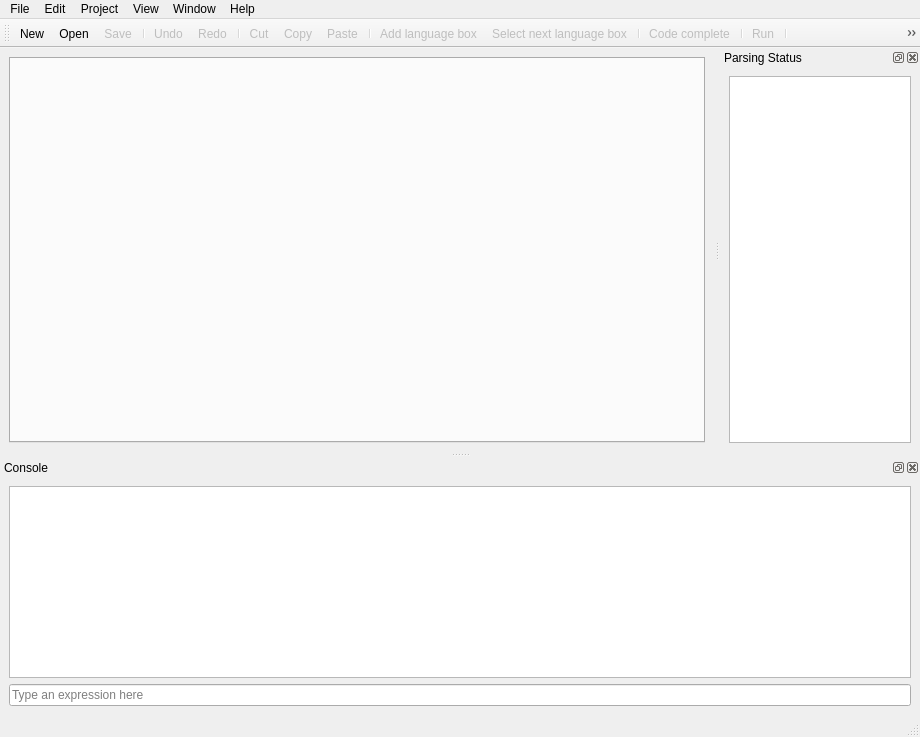
<?xml version="1.0" encoding="UTF-8"?>
<ui version="4.0">
 <class>MainWindow</class>
 <widget class="QMainWindow" name="MainWindow">
  <property name="geometry">
   <rect>
    <x>0</x>
    <y>0</y>
    <width>920</width>
    <height>737</height>
   </rect>
  </property>
  <property name="sizePolicy">
   <sizepolicy hsizetype="Preferred" vsizetype="Preferred">
    <horstretch>0</horstretch>
    <verstretch>0</verstretch>
   </sizepolicy>
  </property>
  <property name="windowTitle">
   <string>Eco - Editor for language composition</string>
  </property>
  <property name="windowIcon">
   <iconset>
    <normaloff>gui/eco.png</normaloff>gui/eco.png</iconset>
  </property>
  <widget class="QWidget" name="centralwidget">
   <layout class="QVBoxLayout" name="verticalLayout_4">
    <item>
     <widget class="QTabWidget" name="tabWidget">
      <property name="currentIndex">
       <number>-1</number>
      </property>
      <property name="tabsClosable">
       <bool>true</bool>
      </property>
      <property name="movable">
       <bool>true</bool>
      </property>
     </widget>
    </item>
   </layout>
  </widget>
  <widget class="QMenuBar" name="menubar">
   <property name="geometry">
    <rect>
     <x>0</x>
     <y>0</y>
     <width>920</width>
     <height>23</height>
    </rect>
   </property>
   <widget class="QMenu" name="menuFile">
    <property name="title">
     <string>File</string>
    </property>
    <widget class="QMenu" name="menuRecent_files">
     <property name="title">
      <string>Recent files</string>
     </property>
     <property name="icon">
      <iconset theme="document-open-recent">
       <normaloff/>
      </iconset>
     </property>
     <addaction name="actionActionDummy"/>
    </widget>
    <addaction name="actionNew"/>
    <addaction name="actionOpen"/>
    <addaction name="menuRecent_files"/>
    <addaction name="separator"/>
    <addaction name="actionSave"/>
    <addaction name="actionSave_as"/>
    <addaction name="actionExport"/>
    <addaction name="actionExportAs"/>
    <addaction name="separator"/>
    <addaction name="actionSettings"/>
    <addaction name="separator"/>
    <addaction name="actionExit"/>
   </widget>
   <widget class="QMenu" name="menuPoject">
    <property name="title">
     <string>Project</string>
    </property>
    <addaction name="actionRun"/>
    <addaction name="actionDebug"/>
    <addaction name="actionProfile"/>
    <addaction name="actionVisualise_automatically"/>
   </widget>
   <widget class="QMenu" name="menuView">
    <property name="title">
     <string>View</string>
    </property>
    <addaction name="actionParse_Tree"/>
    <addaction name="actionStateGraph"/>
    <addaction name="actionPreview"/>
    <addaction name="actionInput_log"/>
    <addaction name="separator"/>
    <addaction name="actionShow_language_boxes"/>
    <addaction name="actionShow_namebinding"/>
    <addaction name="actionShow_indentation"/>
    <addaction name="actionShow_tool_visualisations"/>
    <addaction name="actionShow_lspaceview"/>
   </widget>
   <widget class="QMenu" name="menuInfo">
    <property name="title">
     <string>Help</string>
    </property>
    <addaction name="actionAbout"/>
   </widget>
   <widget class="QMenu" name="menuEdit">
    <property name="title">
     <string>Edit</string>
    </property>
    <widget class="QMenu" name="menuChange_language_box">
     <property name="enabled">
      <bool>false</bool>
     </property>
     <property name="title">
      <string>Change language box</string>
     </property>
     <property name="icon">
      <iconset theme="reload">
       <normaloff/>
      </iconset>
     </property>
     <addaction name="actionDummy"/>
    </widget>
    <addaction name="actionUndo"/>
    <addaction name="actionRedo"/>
    <addaction name="separator"/>
    <addaction name="actionCut"/>
    <addaction name="actionCopy"/>
    <addaction name="actionPaste"/>
    <addaction name="separator"/>
    <addaction name="actionSelect_all"/>
    <addaction name="separator"/>
    <addaction name="actionFind"/>
    <addaction name="actionFind_next"/>
    <addaction name="separator"/>
    <addaction name="actionAdd_language_box"/>
    <addaction name="actionSelect_next_language_box"/>
    <addaction name="menuChange_language_box"/>
    <addaction name="separator"/>
    <addaction name="actionCode_complete"/>
   </widget>
   <widget class="QMenu" name="menuWindow">
    <property name="title">
     <string>Window</string>
    </property>
   </widget>
   <addaction name="menuFile"/>
   <addaction name="menuEdit"/>
   <addaction name="menuPoject"/>
   <addaction name="menuView"/>
   <addaction name="menuWindow"/>
   <addaction name="menuInfo"/>
  </widget>
  <widget class="QStatusBar" name="statusbar"/>
  <widget class="QToolBar" name="toolBar">
   <property name="windowTitle">
    <string>toolBar</string>
   </property>
   <property name="iconSize">
    <size>
     <width>16</width>
     <height>16</height>
    </size>
   </property>
   <attribute name="toolBarArea">
    <enum>TopToolBarArea</enum>
   </attribute>
   <attribute name="toolBarBreak">
    <bool>false</bool>
   </attribute>
   <addaction name="actionNew"/>
   <addaction name="actionOpen"/>
   <addaction name="actionSave"/>
   <addaction name="separator"/>
   <addaction name="actionUndo"/>
   <addaction name="actionRedo"/>
   <addaction name="separator"/>
   <addaction name="actionCut"/>
   <addaction name="actionCopy"/>
   <addaction name="actionPaste"/>
   <addaction name="separator"/>
   <addaction name="actionAdd_language_box"/>
   <addaction name="actionSelect_next_language_box"/>
   <addaction name="separator"/>
   <addaction name="actionCode_complete"/>
   <addaction name="separator"/>
   <addaction name="actionRun"/>
   <addaction name="separator"/>
   <addaction name="actionDebug"/>
   <addaction name="actionContinue"/>
   <addaction name="actionStop"/>
   <addaction name="separator"/>
   <addaction name="actionStepInto"/>
   <addaction name="actionStepOver"/>
  </widget>
  <widget class="QDockWidget" name="dockWidget_2">
   <property name="maximumSize">
    <size>
     <width>200</width>
     <height>524287</height>
    </size>
   </property>
   <property name="windowTitle">
    <string>Parsing Status</string>
   </property>
   <attribute name="dockWidgetArea">
    <number>2</number>
   </attribute>
   <widget class="QWidget" name="dockWidgetContents_2">
    <layout class="QHBoxLayout" name="horizontalLayout_5">
     <item>
      <widget class="QTreeWidget" name="treeWidget">
       <property name="alternatingRowColors">
        <bool>false</bool>
       </property>
       <property name="textElideMode">
        <enum>Qt::ElideRight</enum>
       </property>
       <property name="indentation">
        <number>20</number>
       </property>
       <property name="rootIsDecorated">
        <bool>false</bool>
       </property>
       <property name="uniformRowHeights">
        <bool>false</bool>
       </property>
       <property name="animated">
        <bool>false</bool>
       </property>
       <property name="allColumnsShowFocus">
        <bool>false</bool>
       </property>
       <attribute name="headerVisible">
        <bool>false</bool>
       </attribute>
       <column>
        <property name="text">
         <string>1</string>
        </property>
       </column>
      </widget>
     </item>
    </layout>
   </widget>
  </widget>
  <widget class="QDockWidget" name="dockWidget">
   <property name="windowTitle">
    <string>Console</string>
   </property>
   <attribute name="dockWidgetArea">
    <number>8</number>
   </attribute>
   <widget class="QWidget" name="dockWidgetContents">
    <layout class="QVBoxLayout" name="verticalLayout">
     <item>
      <widget class="QTextEdit" name="teConsole">
       <property name="readOnly">
        <bool>true</bool>
       </property>
      </widget>
     </item>
     <item>
      <widget class="QLineEdit" name="expressionBox">
       <property name="placeholderText">
        <string>Type an expression here</string>
       </property>
      </widget>
     </item>
    </layout>
   </widget>
  </widget>
  <action name="actionImport">
   <property name="icon">
    <iconset theme="document-import">
     <normaloff>../../../../../.designer</normaloff>../../../../../.designer</iconset>
   </property>
   <property name="text">
    <string>Import...</string>
   </property>
  </action>
  <action name="actionOpen">
   <property name="icon">
    <iconset theme="document-open">
     <normaloff>../../../../../.designer</normaloff>../../../../../.designer</iconset>
   </property>
   <property name="text">
    <string>Open...</string>
   </property>
   <property name="shortcut">
    <string>Ctrl+O</string>
   </property>
  </action>
  <action name="actionSave">
   <property name="enabled">
    <bool>false</bool>
   </property>
   <property name="icon">
    <iconset theme="document-save">
     <normaloff>../../../../../.designer</normaloff>../../../../../.designer</iconset>
   </property>
   <property name="text">
    <string>Save</string>
   </property>
   <property name="shortcut">
    <string>Ctrl+S</string>
   </property>
  </action>
  <action name="actionNew">
   <property name="icon">
    <iconset theme="document-new">
     <normaloff>../../../../../.designer</normaloff>../../../../../.designer</iconset>
   </property>
   <property name="text">
    <string>New...</string>
   </property>
   <property name="shortcut">
    <string>Ctrl+N</string>
   </property>
  </action>
  <action name="actionRun">
   <property name="enabled">
    <bool>false</bool>
   </property>
   <property name="icon">
    <iconset theme="system-run">
     <normaloff>../../../../../.designer/backup</normaloff>../../../../../.designer/backup</iconset>
   </property>
   <property name="text">
    <string>Run</string>
   </property>
  </action>
  <action name="actionParse_Tree">
   <property name="checkable">
    <bool>false</bool>
   </property>
   <property name="checked">
    <bool>false</bool>
   </property>
   <property name="enabled">
    <bool>false</bool>
   </property>
   <property name="text">
    <string>Tree</string>
   </property>
  </action>
  <action name="actionAbout">
   <property name="icon">
    <iconset theme="help-about">
     <normaloff>../../../../../.designer/backup</normaloff>../../../../../.designer/backup</iconset>
   </property>
   <property name="text">
    <string>About</string>
   </property>
  </action>
  <action name="actionStateGraph">
   <property name="enabled">
    <bool>false</bool>
   </property>
   <property name="text">
    <string>StateGraph</string>
   </property>
  </action>
  <action name="actionUndo">
   <property name="enabled">
    <bool>false</bool>
   </property>
   <property name="icon">
    <iconset theme="edit-undo">
     <normaloff/>
    </iconset>
   </property>
   <property name="text">
    <string>Undo</string>
   </property>
   <property name="shortcut">
    <string>Ctrl+Z</string>
   </property>
  </action>
  <action name="actionRedo">
   <property name="enabled">
    <bool>false</bool>
   </property>
   <property name="icon">
    <iconset theme="edit-redo">
     <normaloff/>
    </iconset>
   </property>
   <property name="text">
    <string>Redo</string>
   </property>
   <property name="shortcut">
    <string>Ctrl+Shift+Z</string>
   </property>
  </action>
  <action name="actionCut">
   <property name="enabled">
    <bool>false</bool>
   </property>
   <property name="icon">
    <iconset theme="edit-cut">
     <normaloff/>
    </iconset>
   </property>
   <property name="text">
    <string>Cut</string>
   </property>
   <property name="shortcut">
    <string>Ctrl+X</string>
   </property>
  </action>
  <action name="actionCopy">
   <property name="enabled">
    <bool>false</bool>
   </property>
   <property name="icon">
    <iconset theme="edit-copy">
     <normaloff/>
    </iconset>
   </property>
   <property name="text">
    <string>Copy</string>
   </property>
   <property name="shortcut">
    <string>Ctrl+C</string>
   </property>
  </action>
  <action name="actionPaste">
   <property name="enabled">
    <bool>false</bool>
   </property>
   <property name="icon">
    <iconset theme="edit-paste">
     <normaloff/>
    </iconset>
   </property>
   <property name="text">
    <string>Paste</string>
   </property>
   <property name="shortcut">
    <string>Ctrl+V</string>
   </property>
  </action>
  <action name="actionSave_as">
   <property name="enabled">
    <bool>false</bool>
   </property>
   <property name="icon">
    <iconset theme="document-save-as">
     <normaloff>../../../../../.designer/backup</normaloff>../../../../../.designer/backup</iconset>
   </property>
   <property name="text">
    <string>Save as...</string>
   </property>
   <property name="shortcut">
    <string>Ctrl+Shift+S</string>
   </property>
  </action>
  <action name="actionAdd_language_box">
   <property name="enabled">
    <bool>false</bool>
   </property>
   <property name="icon">
    <iconset theme="list-add">
     <normaloff/>
    </iconset>
   </property>
   <property name="text">
    <string>Add language box</string>
   </property>
   <property name="shortcut">
    <string>Ctrl+L</string>
   </property>
  </action>
  <action name="actionSelect_next_language_box">
   <property name="enabled">
    <bool>false</bool>
   </property>
   <property name="icon">
    <iconset theme="go-next">
     <normaloff/>
    </iconset>
   </property>
   <property name="text">
    <string>Select next language box</string>
   </property>
   <property name="shortcut">
    <string>Ctrl+Shift+L</string>
   </property>
  </action>
  <action name="actionExit">
   <property name="text">
    <string>Exit</string>
   </property>
  </action>
  <action name="actionFind">
   <property name="enabled">
    <bool>false</bool>
   </property>
   <property name="icon">
    <iconset theme="find">
     <normaloff>../../../../../.designer/backup</normaloff>../../../../../.designer/backup</iconset>
   </property>
   <property name="text">
    <string>Find...</string>
   </property>
   <property name="shortcut">
    <string>Ctrl+F</string>
   </property>
  </action>
  <action name="actionCode_complete">
   <property name="enabled">
    <bool>false</bool>
   </property>
   <property name="icon">
    <iconset theme="insert-text">
     <normaloff>../../../../../.designer/backup</normaloff>../../../../../.designer/backup</iconset>
   </property>
   <property name="text">
    <string>Code complete</string>
   </property>
   <property name="shortcut">
    <string>Ctrl+Space</string>
   </property>
  </action>
  <action name="actionShow_language_boxes">
   <property name="checkable">
    <bool>true</bool>
   </property>
   <property name="checked">
    <bool>true</bool>
   </property>
   <property name="text">
    <string>Highlight language boxes</string>
   </property>
  </action>
  <action name="actionFind_next">
   <property name="enabled">
    <bool>false</bool>
   </property>
   <property name="text">
    <string>Find next</string>
   </property>
   <property name="shortcut">
    <string>F3</string>
   </property>
  </action>
  <action name="actionSelect_all">
   <property name="enabled">
    <bool>false</bool>
   </property>
   <property name="icon">
    <iconset theme="edit-select-all">
     <normaloff/>
    </iconset>
   </property>
   <property name="text">
    <string>Select all</string>
   </property>
   <property name="shortcut">
    <string>Ctrl+A</string>
   </property>
  </action>
  <action name="actionExportAs">
   <property name="enabled">
    <bool>false</bool>
   </property>
   <property name="icon">
    <iconset theme="document-export">
     <normaloff/>
    </iconset>
   </property>
   <property name="text">
    <string>Export as...</string>
   </property>
   <property name="shortcut">
    <string>Ctrl+Shift+E</string>
   </property>
  </action>
  <action name="actionExport">
   <property name="enabled">
    <bool>false</bool>
   </property>
   <property name="icon">
    <iconset theme="document-export">
     <normaloff/>
    </iconset>
   </property>
   <property name="text">
    <string>Export</string>
   </property>
   <property name="shortcut">
    <string>Ctrl+E</string>
   </property>
  </action>
  <action name="actionSettings">
   <property name="icon">
    <iconset theme="gnome-settings">
     <normaloff/>
    </iconset>
   </property>
   <property name="text">
    <string>Settings...</string>
   </property>
  </action>
  <action name="actionPreview">
   <property name="enabled">
    <bool>false</bool>
   </property>
   <property name="text">
    <string>Preview...</string>
   </property>
  </action>
  <action name="actionShow_namebinding">
   <property name="checkable">
    <bool>true</bool>
   </property>
   <property name="text">
    <string>Show namebinding</string>
   </property>
  </action>
  <action name="actionShow_indentation">
   <property name="checkable">
    <bool>true</bool>
   </property>
   <property name="text">
    <string>Show indentation</string>
   </property>
  </action>
  <action name="actionDummy">
   <property name="text">
    <string>dummy</string>
   </property>
  </action>
  <action name="actionInput_log">
   <property name="enabled">
    <bool>false</bool>
   </property>
   <property name="text">
    <string>Input log...</string>
   </property>
  </action>
  <action name="actionProfile">
   <property name="enabled">
    <bool>false</bool>
   </property>
   <property name="text">
    <string>Profile</string>
   </property>
  </action>
  <action name="actionShow_tool_visualisations">
   <property name="checkable">
    <bool>true</bool>
   </property>
   <property name="text">
    <string>Show tool visualisations</string>
   </property>
  </action>
  <action name="actionVisualise_automatically">
   <property name="checkable">
    <bool>true</bool>
   </property>
   <property name="text">
    <string>Visualise automatically</string>
   </property>
  </action>
  <action name="actionShow_lspaceview">
   <property name="text">
    <string>View in LSpace</string>
   </property>
  </action>
  <action name="actionActionDummy">
   <property name="text">
    <string>actionDummy</string>
   </property>
  </action>
  <action name="actionDebug">
   <property name="enabled">
    <bool>false</bool>
   </property>
   <property name="icon">
    <iconset>
      <normaloff>gui/bug.png</normaloff>bug.png</iconset>
   </property>
   <property name="text">
    <string>Run with debugger</string>
   </property>
  </action>
  <action name="actionContinue">
   <property name="enabled">
    <bool>false</bool>
   </property>
   <property name="icon">
    <iconset theme="media-playback-start">
     <normaloff/>
    </iconset>
   </property>
   <property name="text">
    <string>Continue</string>
   </property>
   <property name="toolTip">
    <string>Continue</string>
   </property>
  </action>
  <action name="actionStepInto">
   <property name="enabled">
    <bool>false</bool>
   </property>
   <property name="icon">
    <iconset theme="down">
     <normaloff/>
    </iconset>
   </property>
   <property name="text">
    <string>Step Into</string>
   </property>
   <property name="toolTip">
    <string>Step Into</string>
   </property>
  </action>
  <action name="actionStepOver">
   <property name="enabled">
    <bool>false</bool>
   </property>
   <property name="icon">
    <iconset theme="go-jump">
     <normaloff/>
    </iconset>
   </property>
   <property name="text">
    <string>Step Over</string>
   </property>
   <property name="toolTip">
    <string>Step Over</string>
   </property>
  </action>
  <action name="actionStop">
   <property name="enabled">
    <bool>false</bool>
   </property>
   <property name="icon">
    <iconset theme="player_stop">
     <normaloff/>
    </iconset>
   </property>
   <property name="text">
    <string>Stop</string>
   </property>
   <property name="toolTip">
    <string>Stop</string>
   </property>
  </action>
 </widget>
 <resources/>
 <connections/>
</ui>
